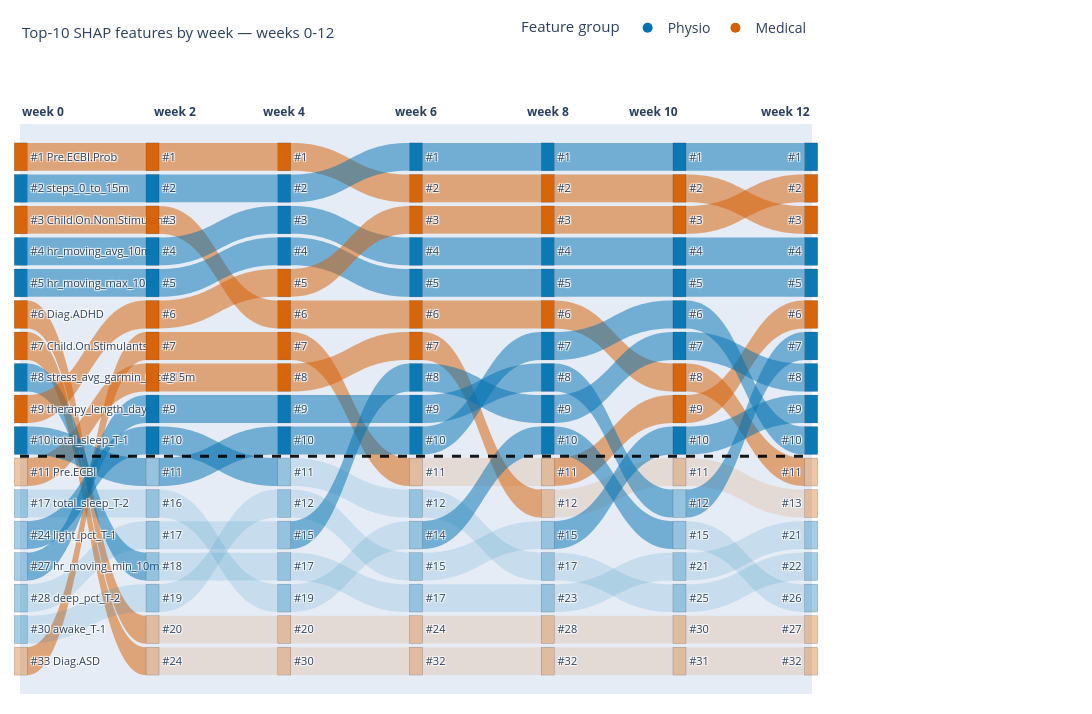

Write notebook code for a chart like this one.
### Code cell
fig_fine_med = feature_sankey(
    [0, 2, 4, 6, 8, 10, 12],
    importance_by_week_med,
    title="Top-10 SHAP features by week — weeks 0-12",
)
fig_fine_med.show()

### Figure 1 — Plotly figure (JSON) as saved in the notebook; plotly's stock layout.template omitted (floating-point values rounded to 4 significant figures)
{"data": [{"arrangement": "fixed", "link": {"color": ["rgba(213,94,0,0.5)", "rgba(213,94,0,0.5)", "rgba(213,94,0,0.5)", "rgba(213,94,0,0.5)", "rgba(213,94,0,0.5)", "rgba(213,94,0,0.5)", "rgba(0,114,178,0.13)", "rgba(0,114,178,0.13)", "rgba(0,114,178,0.5)", "rgba(0,114,178,0.5)", "rgba(0,114,178,0.5)", "rgba(0,114,178,0.5)", "rgba(0,114,178,0.5)", "rgba(0,114,178,0.5)", "rgba(213,94,0,0.5)", "rgba(0,114,178,0.5)", "rgba(0,114,178,0.13)", "rgba(213,94,0,0.5)", "rgba(213,94,0,0.13)", "rgba(213,94,0,0.13)", "rgba(213,94,0,0.5)", "rgba(213,94,0,0.5)", "rgba(213,94,0,0.5)", "rgba(0,114,178,0.13)", "rgba(0,114,178,0.13)", "rgba(0,114,178,0.5)", "rgba(0,114,178,0.5)", "rgba(0,114,178,0.5)", "rgba(0,114,178,0.5)", "rgba(0,114,178,0.5)", "rgba(0,114,178,0.13)", "rgba(213,94,0,0.5)", "rgba(0,114,178,0.5)", "rgba(0,114,178,0.13)", "rgba(213,94,0,0.5)", "rgba(213,94,0,0.13)", "rgba(213,94,0,0.13)", "rgba(213,94,0,0.5)", "rgba(213,94,0,0.5)", "rgba(213,94,0,0.5)", "rgba(0,114,178,0.13)", "rgba(0,114,178,0.5)", "rgba(0,114,178,0.5)", "rgba(0,114,178,0.5)", "rgba(0,114,178,0.5)", "rgba(0,114,178,0.13)", "rgba(0,114,178,0.5)", "rgba(0,114,178,0.13)", "rgba(213,94,0,0.5)", "rgba(0,114,178,0.5)", "rgba(0,114,178,0.13)", "rgba(213,94,0,0.5)", "rgba(213,94,0,0.13)", "rgba(213,94,0,0.13)", "rgba(213,94,0,0.13)", "rgba(213,94,0,0.5)", "rgba(213,94,0,0.5)", "rgba(0,114,178,0.13)", "rgba(0,114,178,0.5)", "rgba(0,114,178,0.5)", "rgba(0,114,178,0.5)", "rgba(0,114,178,0.5)", "rgba(0,114,178,0.13)", "rgba(0,114,178,0.5)", "rgba(0,114,178,0.13)", "rgba(213,94,0,0.5)", "rgba(0,114,178,0.5)", "rgba(0,114,178,0.5)", "rgba(213,94,0,0.5)", "rgba(213,94,0,0.13)", "rgba(213,94,0,0.13)", "rgba(213,94,0,0.5)", "rgba(213,94,0,0.13)", "rgba(213,94,0,0.5)", "rgba(0,114,178,0.5)", "rgba(0,114,178,0.5)", "rgba(0,114,178,0.5)", "rgba(0,114,178,0.5)", "rgba(0,114,178,0.5)", "rgba(0,114,178,0.13)", "rgba(0,114,178,0.5)", "rgba(0,114,178,0.13)", "rgba(213,94,0,0.5)", "rgba(0,114,178,0.5)", "rgba(0,114,178,0.5)", "rgba(213,94,0,0.5)", "rgba(213,94,0,0.13)", "rgba(213,94,0,0.13)", "rgba(213,94,0,0.5)", "rgba(213,94,0,0.13)", "rgba(213,94,0,0.5)", "rgba(0,114,178,0.5)", "rgba(0,114,178,0.5)", "rgba(0,114,178,0.5)", "rgba(0,114,178,0.5)", "rgba(0,114,178,0.5)", "rgba(0,114,178,0.13)", "rgba(0,114,178,0.5)", "rgba(0,114,178,0.13)", "rgba(213,94,0,0.5)", "rgba(0,114,178,0.5)", "rgba(0,114,178,0.13)"], "source": [2, 6, 5, 16, 10, 0, 15, 14, 3, 4, 13, 12, 1, 7, 8, 9, 11, 19, 33, 32, 23, 24, 17, 31, 29, 20, 21, 25, 26, 18, 30, 22, 27, 28, 39, 50, 49, 40, 41, 34, 45, 46, 36, 37, 42, 44, 35, 47, 38, 43, 48, 56, 67, 66, 61, 57, 52, 64, 58, 54, 55, 59, 62, 51, 65, 53, 60, 63, 73, 84, 83, 78, 79, 69, 80, 76, 71, 72, 75, 81, 68, 82, 70, 74, 77, 92, 101, 100, 93, 95, 86, 94, 91, 88, 89, 96, 99, 85, 98, 87, 90, 97], "target": [19, 33, 32, 23, 24, 17, 31, 29, 20, 21, 25, 26, 18, 30, 22, 27, 28, 39, 50, 49, 40, 41, 34, 45, 46, 36, 37, 42, 44, 35, 47, 38, 43, 48, 56, 67, 66, 61, 57, 52, 64, 58, 54, 55, 59, 62, 51, 65, 53, 60, 63, 73, 84, 83, 78, 79, 69, 80, 76, 71, 72, 75, 81, 68, 82, 70, 74, 77, 92, 101, 100, 93, 95, 86, 94, 91, 88, 89, 96, 99, 85, 98, 87, 90, 97, 112, 118, 117, 107, 113, 104, 110, 109, 105, 106, 108, 115, 102, 114, 103, 111, 116], "value": [1, 1, 1, 1, 1, 1, 1, 1, 1, 1, 1, 1, 1, 1, 1, 1, 1, 1, 1, 1, 1, 1, 1, 1, 1, 1, 1, 1, 1, 1, 1, 1, 1, 1, 1, 1, 1, 1, 1, 1, 1, 1, 1, 1, 1, 1, 1, 1, 1, 1, 1, 1, 1, 1, 1, 1, 1, 1, 1, 1, 1, 1, 1, 1, 1, 1, 1, 1, 1, 1, 1, 1, 1, 1, 1, 1, 1, 1, 1, 1, 1, 1, 1, 1, 1, 1, 1, 1, 1, 1, 1, 1, 1, 1, 1, 1, 1, 1, 1, 1, 1, 1]}, "node": {"color": ["rgba(213,94,0,0.95)", "rgba(0,114,178,0.95)", "rgba(213,94,0,0.95)", "rgba(0,114,178,0.95)", "rgba(0,114,178,0.95)", "rgba(213,94,0,0.95)", "rgba(213,94,0,0.95)", "rgba(0,114,178,0.95)", "rgba(213,94,0,0.95)", "rgba(0,114,178,0.95)", "rgba(213,94,0,0.35)", "rgba(0,114,178,0.35)", "rgba(0,114,178,0.35)", "rgba(0,114,178,0.35)", "rgba(0,114,178,0.35)", "rgba(0,114,178,0.35)", "rgba(213,94,0,0.35)", "rgba(213,94,0,0.95)", "rgba(0,114,178,0.95)", "rgba(213,94,0,0.95)", "rgba(0,114,178,0.95)", "rgba(0,114,178,0.95)", "rgba(213,94,0,0.95)", "rgba(213,94,0,0.95)", "rgba(213,94,0,0.95)", "rgba(0,114,178,0.95)", "rgba(0,114,178,0.95)", "rgba(0,114,178,0.35)", "rgba(0,114,178,0.35)", "rgba(0,114,178,0.35)", "rgba(0,114,178,0.35)", "rgba(0,114,178,0.35)", "rgba(213,94,0,0.35)", "rgba(213,94,0,0.35)", "rgba(213,94,0,0.95)", "rgba(0,114,178,0.95)", "rgba(0,114,178,0.95)", "rgba(0,114,178,0.95)", "rgba(213,94,0,0.95)", "rgba(213,94,0,0.95)", "rgba(213,94,0,0.95)", "rgba(213,94,0,0.95)", "rgba(0,114,178,0.95)", "rgba(0,114,178,0.95)", "rgba(0,114,178,0.35)", "rgba(0,114,178,0.35)", "rgba(0,114,178,0.35)", "rgba(0,114,178,0.35)", "rgba(0,114,178,0.35)", "rgba(213,94,0,0.35)", "rgba(213,94,0,0.35)", "rgba(0,114,178,0.95)", "rgba(213,94,0,0.95)", "rgba(213,94,0,0.95)", "rgba(0,114,178,0.95)", "rgba(0,114,178,0.95)", "rgba(213,94,0,0.95)", "rgba(213,94,0,0.95)", "rgba(0,114,178,0.95)", "rgba(0,114,178,0.95)", "rgba(0,114,178,0.95)", "rgba(213,94,0,0.35)", "rgba(0,114,178,0.35)", "rgba(0,114,178,0.35)", "rgba(0,114,178,0.35)", "rgba(0,114,178,0.35)", "rgba(213,94,0,0.35)", "rgba(213,94,0,0.35)", "rgba(0,114,178,0.95)", "rgba(213,94,0,0.95)", "rgba(213,94,0,0.95)", "rgba(0,114,178,0.95)", "rgba(0,114,178,0.95)", "rgba(213,94,0,0.95)", "rgba(0,114,178,0.95)", "rgba(0,114,178,0.95)", "rgba(0,114,178,0.95)", "rgba(0,114,178,0.95)", "rgba(213,94,0,0.35)", "rgba(213,94,0,0.35)", "rgba(0,114,178,0.35)", "rgba(0,114,178,0.35)", "rgba(0,114,178,0.35)", "rgba(213,94,0,0.35)", "rgba(213,94,0,0.35)", "rgba(0,114,178,0.95)", "rgba(213,94,0,0.95)", "rgba(213,94,0,0.95)", "rgba(0,114,178,0.95)", "rgba(0,114,178,0.95)", "rgba(0,114,178,0.95)", "rgba(0,114,178,0.95)", "rgba(213,94,0,0.95)", "rgba(213,94,0,0.95)", "rgba(0,114,178,0.95)", "rgba(213,94,0,0.35)", "rgba(0,114,178,0.35)", "rgba(0,114,178,0.35)", "rgba(0,114,178,0.35)", "rgba(0,114,178,0.35)", "rgba(213,94,0,0.35)", "rgba(213,94,0,0.35)", "rgba(0,114,178,0.95)", "rgba(213,94,0,0.95)", "rgba(213,94,0,0.95)", "rgba(0,114,178,0.95)", "rgba(0,114,178,0.95)", "rgba(213,94,0,0.95)", "rgba(0,114,178,0.95)", "rgba(0,114,178,0.95)", "rgba(0,114,178,0.95)", "rgba(0,114,178,0.95)", "rgba(213,94,0,0.35)", "rgba(213,94,0,0.35)", "rgba(0,114,178,0.35)", "rgba(0,114,178,0.35)", "rgba(0,114,178,0.35)", "rgba(213,94,0,0.35)", "rgba(213,94,0,0.35)"], "label": ["#1 Pre.ECBI.Prob", "#2 steps_0_to_15m", "#3 Child.On.Non.Stimulants", "#4 hr_moving_avg_10m", "#5 hr_moving_max_10m", "#6 Diag.ADHD", "#7 Child.On.Stimulants", "#8 stress_avg_garmin_0_to_15m", "#9 therapy_length_days", "#10 total_sleep_T-1", "#11 Pre.ECBI", "#17 total_sleep_T-2", "#24 light_pct_T-1", "#27 hr_moving_min_10m", "#28 deep_pct_T-2", "#30 awake_T-1", "#33 Diag.ASD", "#1", "#2", "#3", "#4", "#5", "#6", "#7", "#8", "#9", "#10", "#11", "#16", "#17", "#18", "#19", "#20", "#24", "#1", "#2", "#3", "#4", "#5", "#6", "#7", "#8", "#9", "#10", "#11", "#12", "#15", "#17", "#19", "#20", "#30", "#1", "#2", "#3", "#4", "#5", "#6", "#7", "#8", "#9", "#10", "#11", "#12", "#14", "#15", "#17", "#24", "#32", "#1", "#2", "#3", "#4", "#5", "#6", "#7", "#8", "#9", "#10", "#11", "#12", "#15", "#17", "#23", "#28", "#32", "#1", "#2", "#3", "#4", "#5", "#6", "#7", "#8", "#9", "#10", "#11", "#12", "#15", "#21", "#25", "#30", "#31", "#1", "#2", "#3", "#4", "#5", "#6", "#7", "#8", "#9", "#10", "#11", "#13", "#21", "#22", "#26", "#27", "#32"], "line": {"color": "rgba(0,0,0,0.3)", "width": 0.5}, "pad": 6, "thickness": 13, "x": [0.001, 0.001, 0.001, 0.001, 0.001, 0.001, 0.001, 0.001, 0.001, 0.001, 0.001, 0.001, 0.001, 0.001, 0.001, 0.001, 0.001, 0.1673, 0.1673, 0.1673, 0.1673, 0.1673, 0.1673, 0.1673, 0.1673, 0.1673, 0.1673, 0.1673, 0.1673, 0.1673, 0.1673, 0.1673, 0.1673, 0.1673, 0.3337, 0.3337, 0.3337, 0.3337, 0.3337, 0.3337, 0.3337, 0.3337, 0.3337, 0.3337, 0.3337, 0.3337, 0.3337, 0.3337, 0.3337, 0.3337, 0.3337, 0.5, 0.5, 0.5, 0.5, 0.5, 0.5, 0.5, 0.5, 0.5, 0.5, 0.5, 0.5, 0.5, 0.5, 0.5, 0.5, 0.5, 0.6663, 0.6663, 0.6663, 0.6663, 0.6663, 0.6663, 0.6663, 0.6663, 0.6663, 0.6663, 0.6663, 0.6663, 0.6663, 0.6663, 0.6663, 0.6663, 0.6663, 0.8327, 0.8327, 0.8327, 0.8327, 0.8327, 0.8327, 0.8327, 0.8327, 0.8327, 0.8327, 0.8327, 0.8327, 0.8327, 0.8327, 0.8327, 0.8327, 0.8327, 0.999, 0.999, 0.999, 0.999, 0.999, 0.999, 0.999, 0.999, 0.999, 0.999, 0.999, 0.999, 0.999, 0.999, 0.999, 0.999, 0.999], "y": [0.05765, 0.1129, 0.1682, 0.2235, 0.2788, 0.3341, 0.3894, 0.4447, 0.5, 0.5553, 0.6106, 0.6659, 0.7212, 0.7765, 0.8318, 0.8871, 0.9424, 0.05765, 0.1129, 0.1682, 0.2235, 0.2788, 0.3341, 0.3894, 0.4447, 0.5, 0.5553, 0.6106, 0.6659, 0.7212, 0.7765, 0.8318, 0.8871, 0.9424, 0.05765, 0.1129, 0.1682, 0.2235, 0.2788, 0.3341, 0.3894, 0.4447, 0.5, 0.5553, 0.6106, 0.6659, 0.7212, 0.7765, 0.8318, 0.8871, 0.9424, 0.05765, 0.1129, 0.1682, 0.2235, 0.2788, 0.3341, 0.3894, 0.4447, 0.5, 0.5553, 0.6106, 0.6659, 0.7212, 0.7765, 0.8318, 0.8871, 0.9424, 0.05765, 0.1129, 0.1682, 0.2235, 0.2788, 0.3341, 0.3894, 0.4447, 0.5, 0.5553, 0.6106, 0.6659, 0.7212, 0.7765, 0.8318, 0.8871, 0.9424, 0.05765, 0.1129, 0.1682, 0.2235, 0.2788, 0.3341, 0.3894, 0.4447, 0.5, 0.5553, 0.6106, 0.6659, 0.7212, 0.7765, 0.8318, 0.8871, 0.9424, 0.05765, 0.1129, 0.1682, 0.2235, 0.2788, 0.3341, 0.3894, 0.4447, 0.5, 0.5553, 0.6106, 0.6659, 0.7212, 0.7765, 0.8318, 0.8871, 0.9424]}, "type": "sankey"}, {"hoverinfo": "skip", "marker": {"color": "rgb(0,114,178)", "size": 10}, "mode": "markers", "name": "Physio", "showlegend": true, "type": "scatter", "x": [null], "y": [null]}, {"hoverinfo": "skip", "marker": {"color": "rgb(213,94,0)", "size": 10}, "mode": "markers", "name": "Medical", "showlegend": true, "type": "scatter", "x": [null], "y": [null]}], "layout": {"annotations": [{"font": {"size": 12}, "showarrow": false, "text": "<b>week 0</b>", "x": 0, "xref": "paper", "y": 1.04, "yref": "paper"}, {"font": {"size": 12}, "showarrow": false, "text": "<b>week 2</b>", "x": 0.1667, "xref": "paper", "y": 1.04, "yref": "paper"}, {"font": {"size": 12}, "showarrow": false, "text": "<b>week 4</b>", "x": 0.3333, "xref": "paper", "y": 1.04, "yref": "paper"}, {"font": {"size": 12}, "showarrow": false, "text": "<b>week 6</b>", "x": 0.5, "xref": "paper", "y": 1.04, "yref": "paper"}, {"font": {"size": 12}, "showarrow": false, "text": "<b>week 8</b>", "x": 0.6667, "xref": "paper", "y": 1.04, "yref": "paper"}, {"font": {"size": 12}, "showarrow": false, "text": "<b>week 10</b>", "x": 0.8333, "xref": "paper", "y": 1.04, "yref": "paper"}, {"font": {"size": 12}, "showarrow": false, "text": "<b>week 12</b>", "x": 1, "xref": "paper", "y": 1.04, "yref": "paper"}, {"font": {"color": "#2a3f5f", "size": 15}, "showarrow": false, "text": "Top-10 SHAP features by week — weeks 0-12", "x": 0, "xanchor": "left", "xref": "paper", "y": 1.14, "yanchor": "bottom", "yref": "paper"}], "font": {"size": 11}, "height": 714, "legend": {"font": {"size": 14}, "orientation": "h", "title": {"font": {"size": 15}, "text": "Feature group"}, "x": 1, "xanchor": "right", "y": 1.14, "yanchor": "bottom"}, "margin": {"b": 20, "l": 20, "r": 280, "t": 110}, "shapes": [{"line": {"color": "rgba(0,0,0,0.9)", "dash": "dash", "width": 3}, "type": "line", "x0": 0, "x1": 1, "xref": "paper", "y0": 0.4171, "y1": 0.4171, "yref": "paper"}], "width": 1830, "xaxis": {"visible": false}, "yaxis": {"visible": false}}}
